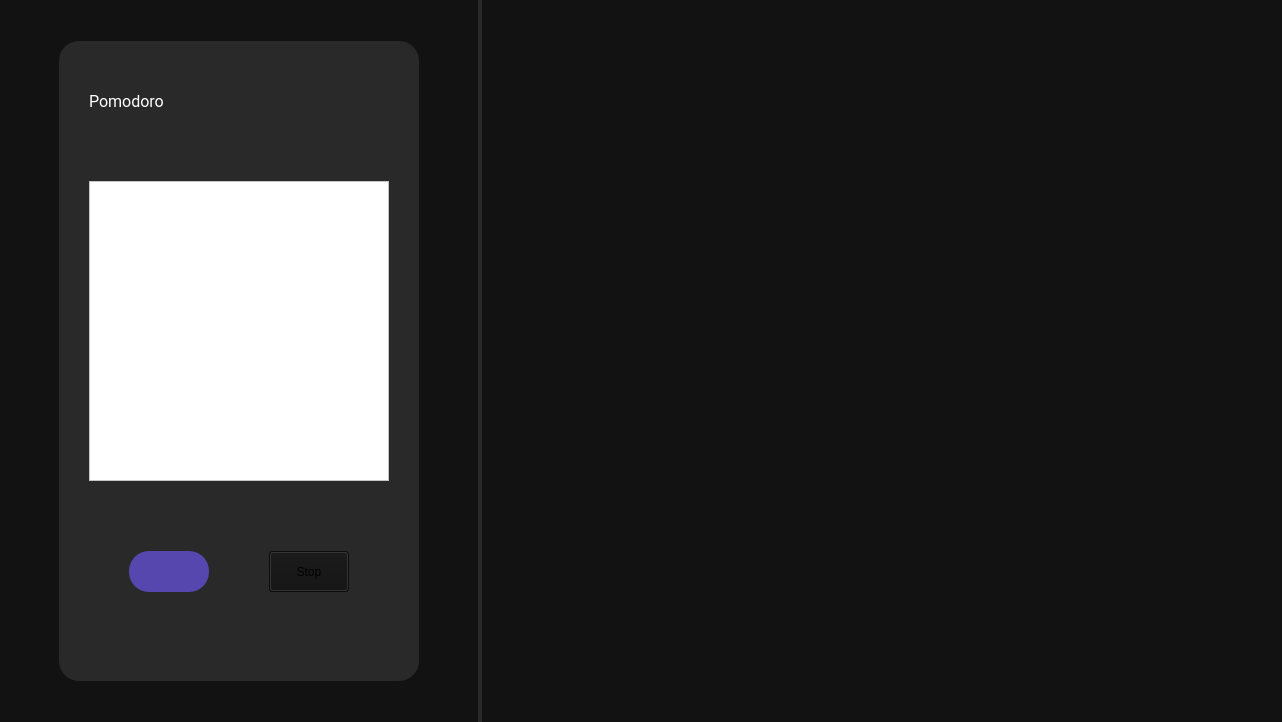
<?xml version="1.0" encoding="UTF-8"?>
<ui version="4.0">
 <class>MainWindow</class>
 <widget class="QMainWindow" name="MainWindow">
  <property name="geometry">
   <rect>
    <x>0</x>
    <y>0</y>
    <width>1282</width>
    <height>722</height>
   </rect>
  </property>
  <property name="windowTitle">
   <string>MainWindow</string>
  </property>
  <widget class="QWidget" name="centralwidget">
   <property name="font">
    <font>
     <family>Roboto</family>
     <pointsize>12</pointsize>
    </font>
   </property>
   <property name="styleSheet">
    <string notr="true">background-color: #121212;</string>
   </property>
   <layout class="QGridLayout" name="gridLayout">
    <property name="leftMargin">
     <number>0</number>
    </property>
    <property name="topMargin">
     <number>0</number>
    </property>
    <property name="rightMargin">
     <number>0</number>
    </property>
    <property name="bottomMargin">
     <number>0</number>
    </property>
    <property name="spacing">
     <number>0</number>
    </property>
    <item row="0" column="0">
     <layout class="QHBoxLayout" name="horizontalLayout">
      <property name="spacing">
       <number>0</number>
      </property>
      <item>
       <widget class="QFrame" name="pomodoro_timer_frame">
        <property name="minimumSize">
         <size>
          <width>480</width>
          <height>720</height>
         </size>
        </property>
        <property name="maximumSize">
         <size>
          <width>480</width>
          <height>16777215</height>
         </size>
        </property>
        <property name="baseSize">
         <size>
          <width>480</width>
          <height>720</height>
         </size>
        </property>
        <property name="styleSheet">
         <string notr="true">#pomodoro_timer_frame {
border: none;
border-right: 2px solid #2a2929;
}</string>
        </property>
        <property name="frameShape">
         <enum>QFrame::StyledPanel</enum>
        </property>
        <property name="frameShadow">
         <enum>QFrame::Raised</enum>
        </property>
        <layout class="QGridLayout" name="gridLayout_3">
         <property name="leftMargin">
          <number>30</number>
         </property>
         <property name="topMargin">
          <number>30</number>
         </property>
         <property name="rightMargin">
          <number>30</number>
         </property>
         <property name="bottomMargin">
          <number>30</number>
         </property>
         <item row="0" column="0">
          <widget class="QFrame" name="responsive_frame">
           <property name="styleSheet">
            <string notr="true"/>
           </property>
           <property name="frameShape">
            <enum>QFrame::NoFrame</enum>
           </property>
           <property name="frameShadow">
            <enum>QFrame::Raised</enum>
           </property>
           <layout class="QGridLayout" name="gridLayout_2">
            <item row="0" column="0">
             <widget class="QFrame" name="pomodoro_content_frame">
              <property name="maximumSize">
               <size>
                <width>360</width>
                <height>640</height>
               </size>
              </property>
              <property name="styleSheet">
               <string notr="true">#pomodoro_content_frame {
border-radius: 20px;
background-color: #2a2929;
}

</string>
              </property>
              <property name="frameShape">
               <enum>QFrame::StyledPanel</enum>
              </property>
              <property name="frameShadow">
               <enum>QFrame::Raised</enum>
              </property>
              <widget class="QPushButton" name="pause_pushButton">
               <property name="geometry">
                <rect>
                 <x>70</x>
                 <y>510</y>
                 <width>80</width>
                 <height>41</height>
                </rect>
               </property>
               <property name="font">
                <font>
                 <family>Roboto</family>
                 <pointsize>12</pointsize>
                </font>
               </property>
               <property name="styleSheet">
                <string notr="true">QPushButton{
border: none;
border-radius: 20px;
color: #f0f0f0;
background-color: #5647ae;
}</string>
               </property>
               <property name="text">
                <string/>
               </property>
               <property name="icon">
                <iconset>
                 <normaloff>../../icons/icons_white/pause.svg</normaloff>../../icons/icons_white/pause.svg</iconset>
               </property>
               <property name="iconSize">
                <size>
                 <width>35</width>
                 <height>35</height>
                </size>
               </property>
              </widget>
              <widget class="QPushButton" name="stop_pushButton">
               <property name="geometry">
                <rect>
                 <x>210</x>
                 <y>510</y>
                 <width>80</width>
                 <height>41</height>
                </rect>
               </property>
               <property name="styleSheet">
                <string notr="true"/>
               </property>
               <property name="text">
                <string>Stop</string>
               </property>
              </widget>
              <widget class="QLabel" name="change_modus_label">
               <property name="geometry">
                <rect>
                 <x>30</x>
                 <y>50</y>
                 <width>301</width>
                 <height>20</height>
                </rect>
               </property>
               <property name="font">
                <font>
                 <family>Roboto</family>
                 <pointsize>12</pointsize>
                </font>
               </property>
               <property name="layoutDirection">
                <enum>Qt::LeftToRight</enum>
               </property>
               <property name="styleSheet">
                <string notr="true">#change_modus_label {
    background-color: #2a2929;
    color: white;
    text-align: center;
qproperty-alignment: 'AlignCenter';
}

</string>
               </property>
               <property name="text">
                <string>Pomodoro</string>
               </property>
              </widget>
              <widget class="QFrame" name="base">
               <property name="geometry">
                <rect>
                 <x>30</x>
                 <y>140</y>
                 <width>300</width>
                 <height>300</height>
                </rect>
               </property>
               <property name="minimumSize">
                <size>
                 <width>300</width>
                 <height>300</height>
                </size>
               </property>
               <property name="styleSheet">
                <string notr="true">background-color:white;</string>
               </property>
               <property name="frameShape">
                <enum>QFrame::StyledPanel</enum>
               </property>
               <property name="frameShadow">
                <enum>QFrame::Raised</enum>
               </property>
              </widget>
             </widget>
            </item>
           </layout>
          </widget>
         </item>
        </layout>
       </widget>
      </item>
      <item>
       <widget class="QFrame" name="managment_tool_frame">
        <property name="minimumSize">
         <size>
          <width>800</width>
          <height>720</height>
         </size>
        </property>
        <property name="styleSheet">
         <string notr="true">#managment_tool_frame {
border: none;
border-left: 2px solid #2a2929;
}</string>
        </property>
        <property name="frameShape">
         <enum>QFrame::StyledPanel</enum>
        </property>
        <property name="frameShadow">
         <enum>QFrame::Raised</enum>
        </property>
       </widget>
      </item>
     </layout>
    </item>
   </layout>
  </widget>
 </widget>
 <resources/>
 <connections/>
</ui>
